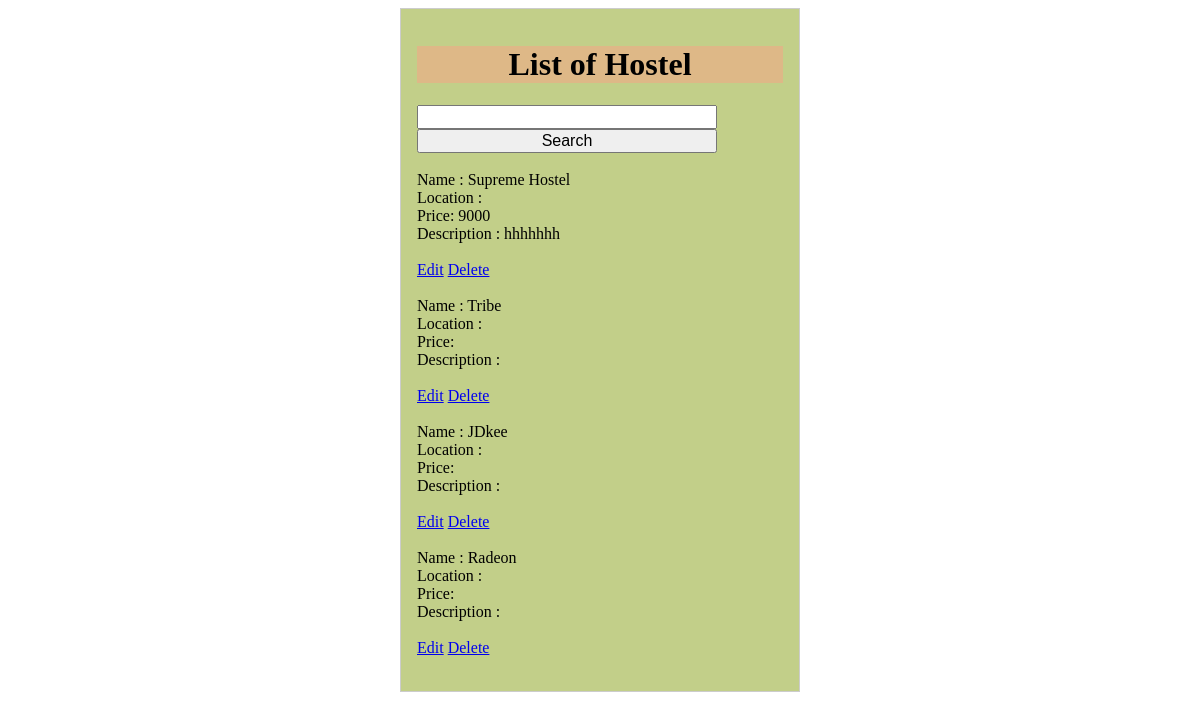
Page /hostel/ on the committed database.
### Hostel/models.py (models this page shows, shortened)
class Hostel(models.Model):
    Name = models.CharField(max_length=25)
    Price = models.CharField(max_length=7)
    Description = models.TextField()
    addresses = models.ManyToManyField('Location')

### Hostel/views.py (the view)
# urls.py: path('hostel/',hostel_list),
def hostel_list(request):
    list_of_Hostels= Hostel.objects.all()
    context_variable = {
        'Hostel':list_of_Hostels
    }
    return render(request,'Hostel.html',context_variable)

### Hostel/templates/Hostel.html (shortened to what this page needs)
<!DOCTYPE html>
<html lang="en">
<head>
</head>
<body>
	<form>
    <h1>List of Hostel</h1>
    <form action="search" method="get">
      <input type="text" name="search" padding:3px>
      <input type="submit" value="Search">
      <br>
		   <br>
				{% for hostel in Hostel %}
				Name  : {{hostel.Name}} <br>
				Location : {{hostel.Location}} <br>
				Price: {{hostel.Price}}<br>
				Description : {{hostel.Description}}<br>
					 <br>
					 <a href="edit/{{hostel.id}}">Edit</a></a>
					 <a href="delete/{{hostel.id}}">Delete</a><br>
					<br>
					 {% empty %}
					 There are no any hostel.
						 {% endfor %}
            </form>
	<br>
</body>
</html>

### Hostel/templates/Hostel.html (style rules this page uses)
form { margin: 0 auto; width: 400px; padding: 1em; border: 1px solid #CCC; border-radius: 1; background-size: cover; background-color: rgb(194, 207, 137); }
input, textarea { font: 1em sans-serif; width: 300px; box-sizing: border-box; }
h1 { position:relative; background-color:burlywood; background:cover/center; text-align:center; }
* { box-sizing: border-box; }

### rows in the picture
Hostel: Name "Supreme Hostel", Price "9000", Description "hhhhhhh"
Hostel: Name "Tribe"
Hostel: Name "JDkee"
Hostel: Name "Radeon"
